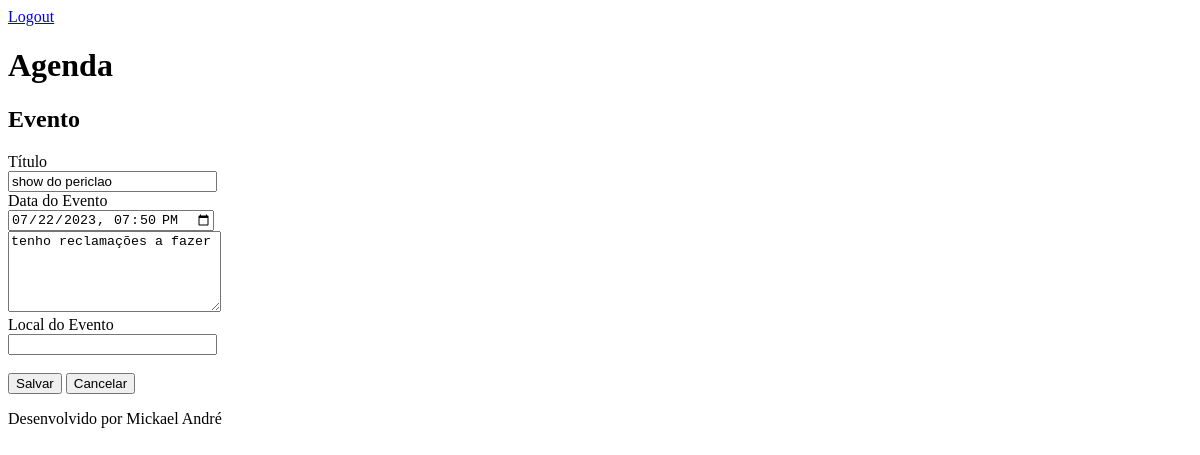
Before: /agenda/evento/?id=3 (signed in) with the older database file.
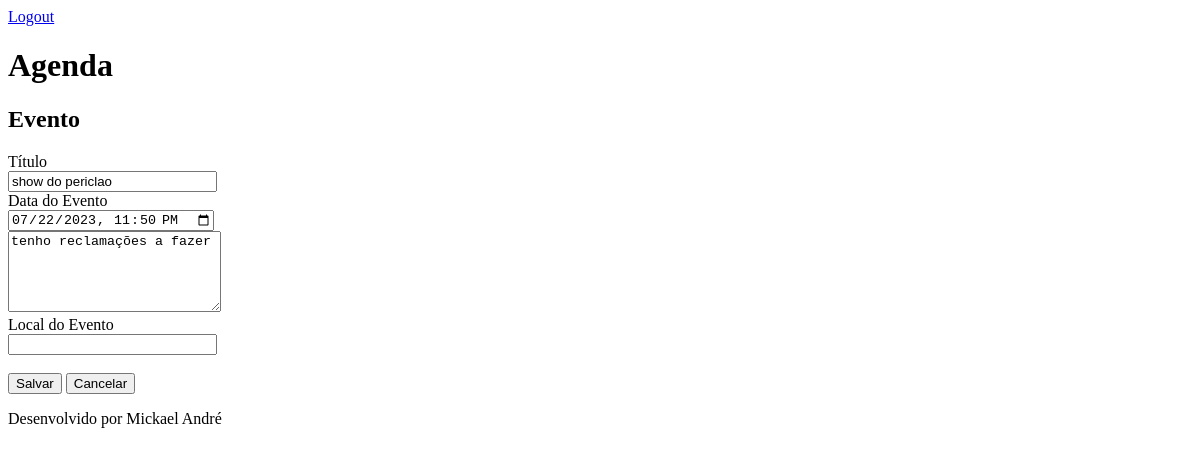
After: the same page with the newer database file.
### core/models.py (models this page shows, shortened)
class Evento(models.Model):
    titulo = models.CharField(max_length=200)
    descricao = models.TextField(blank=True, null=True)
    data_evento = models.DateTimeField(verbose_name="Data do evento")
    data_criacao = models.DateTimeField(auto_now=True)
    local = models.CharField(max_length=200, blank=True, null=True)
    usuario = models.ForeignKey(User, on_delete=models.CASCADE, blank=True, null=True)
    class Meta:
        db_table = "evento"
    def get_data_input_evento(self):
        return self.data_evento.strftime('%Y-%m-%dT%H:%M')

### core/views.py (the view)
# urls.py: path('agenda/evento/', views.evento),
@login_required(login_url='/login/')
def evento(request):
    id_evento = request.GET.get('id')
    dados = {}
    if id_evento:
        dados['evento'] = Evento.objects.get(id=id_evento)
    return render(request, 'evento.html', dados)

### templates/evento.html (shortened to what this page needs)
{% extends "model-page.html" %}
{% block content %}
<h2>Evento</h2>
<form action="submit" method="POST">{% csrf_token %}
    <label>Título</label>
    <br>
    <input type="text" name="titulo" size="23" value="{{ evento.titulo }}">
    <br>
    <label >Data do Evento</label>
    <br>
    <input type="datetime-local" name="data_evento" size="23" value="{{ evento.get_data_input_evento }}">
    <br>
    <textarea name="descricao" rows="5" cols="24">{{ evento.descricao }}</textarea>
    <br>
    <label >Local do Evento</label>
    <br>
    <input type="text" name="local" size="23">
    <br><br>
    <button type="submit">Salvar</button>
    <a href="/">
        <button type="button">Cancelar</button>
    </a>
</form>
{% endblock %}

Changed rows visible on the page:
changed Evento "show do periclao": data_evento "07/22/2023 19:50" → "07/22/2023 23:50"
